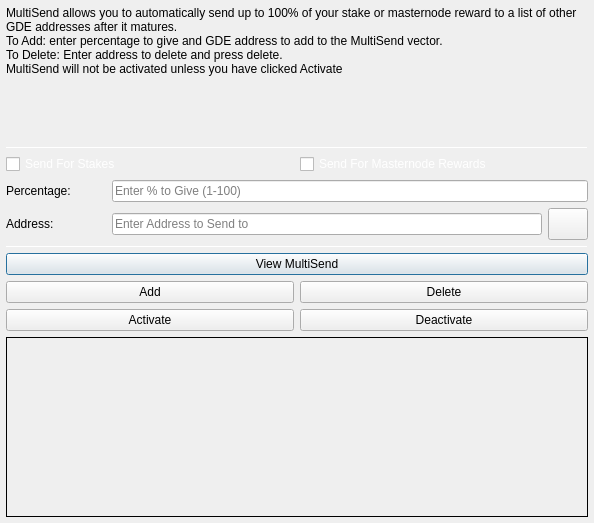
<?xml version="1.0" encoding="UTF-8"?>
<ui version="4.0">
 <class>MultiSendDialog</class>
 <widget class="QDialog" name="MultiSendDialog">
  <property name="windowModality">
   <enum>Qt::NonModal</enum>
  </property>
  <property name="geometry">
   <rect>
    <x>0</x>
    <y>0</y>
    <width>594</width>
    <height>523</height>
   </rect>
  </property>
  <property name="windowTitle">
   <string>MultiSend</string>
  </property>
  <layout class="QVBoxLayout" name="verticalLayout" stretch="0">
   <property name="leftMargin">
    <number>6</number>
   </property>
   <property name="topMargin">
    <number>6</number>
   </property>
   <property name="rightMargin">
    <number>6</number>
   </property>
   <property name="bottomMargin">
    <number>6</number>
   </property>
   <item>
    <layout class="QVBoxLayout" name="verticalLayout_Main" stretch="1,1,1,1,1,1">
     <item>
      <widget class="QLabel" name="label_2">
       <property name="lineWidth">
        <number>1</number>
       </property>
       <property name="text">
        <string>MultiSend allows you to automatically send up to 100% of your stake or masternode reward to a list of other GDE addresses after it matures.
To Add: enter percentage to give and GDE address to add to the MultiSend vector.
To Delete: Enter address to delete and press delete.
MultiSend will not be activated unless you have clicked Activate</string>
       </property>
       <property name="alignment">
        <set>Qt::AlignLeading|Qt::AlignLeft|Qt::AlignTop</set>
       </property>
       <property name="wordWrap">
        <bool>true</bool>
       </property>
      </widget>
     </item>
     <item>
      <widget class="Line" name="line">
       <property name="minimumSize">
        <size>
         <width>0</width>
         <height>1</height>
        </size>
       </property>
       <property name="maximumSize">
        <size>
         <width>16777215</width>
         <height>1</height>
        </size>
       </property>
       <property name="orientation">
        <enum>Qt::Horizontal</enum>
       </property>
      </widget>
     </item>
     <item>
      <layout class="QVBoxLayout" name="verticalLayout_Settings">
       <item>
        <layout class="QHBoxLayout" name="horizontalLayout">
         <item>
          <widget class="QCheckBox" name="multiSendStakeCheckBox">
           <property name="styleSheet">
            <string notr="true">color:white;</string>
           </property>
           <property name="text">
            <string>Send For Stakes</string>
           </property>
          </widget>
         </item>
         <item>
          <widget class="QCheckBox" name="multiSendMasternodeCheckBox">
           <property name="styleSheet">
            <string notr="true">color:white;</string>
           </property>
           <property name="text">
            <string>Send For Masternode Rewards</string>
           </property>
          </widget>
         </item>
        </layout>
       </item>
       <item>
        <layout class="QHBoxLayout" name="horizontalLayout_6">
         <item>
          <widget class="QLabel" name="label">
           <property name="minimumSize">
            <size>
             <width>100</width>
             <height>0</height>
            </size>
           </property>
           <property name="toolTip">
            <string>Percentage of stake to send</string>
           </property>
           <property name="text">
            <string>Percentage:</string>
           </property>
          </widget>
         </item>
         <item>
          <widget class="QLineEdit" name="multiSendPercentEdit">
           <property name="toolTip">
            <string>Enter whole numbers 1 - 100</string>
           </property>
           <property name="placeholderText">
            <string>Enter % to Give (1-100)</string>
           </property>
          </widget>
         </item>
        </layout>
       </item>
       <item>
        <layout class="QHBoxLayout" name="horizontalLayout_7">
         <item>
          <widget class="QLabel" name="label_5">
           <property name="minimumSize">
            <size>
             <width>100</width>
             <height>0</height>
            </size>
           </property>
           <property name="toolTip">
            <string>Address to send portion of stake to</string>
           </property>
           <property name="text">
            <string>Address:</string>
           </property>
          </widget>
         </item>
         <item>
          <widget class="QLineEdit" name="multiSendAddressEdit">
           <property name="toolTip">
            <string/>
           </property>
           <property name="placeholderText">
            <string>Enter Address to Send to</string>
           </property>
          </widget>
         </item>
         <item>
          <widget class="QPushButton" name="addressBookButton">
           <property name="maximumSize">
            <size>
             <width>16777215</width>
             <height>32</height>
            </size>
           </property>
           <property name="toolTip">
            <string>Choose an address from the address book</string>
           </property>
           <property name="text">
            <string/>
           </property>
           <property name="icon">
            <iconset resource="../goldegg.qrc">
             <normaloff>:/icons/address-book</normaloff>:/icons/address-book</iconset>
           </property>
           <property name="shortcut">
            <string>Alt+A</string>
           </property>
           <property name="autoDefault">
            <bool>false</bool>
           </property>
          </widget>
         </item>
        </layout>
       </item>
      </layout>
     </item>
     <item>
      <widget class="Line" name="line_2">
       <property name="minimumSize">
        <size>
         <width>0</width>
         <height>1</height>
        </size>
       </property>
       <property name="maximumSize">
        <size>
         <width>16777215</width>
         <height>1</height>
        </size>
       </property>
       <property name="orientation">
        <enum>Qt::Horizontal</enum>
       </property>
      </widget>
     </item>
     <item>
      <layout class="QVBoxLayout" name="verticalLayout_Buttons">
       <item>
        <layout class="QHBoxLayout" name="horizontalLayout_4">
         <item>
          <widget class="QPushButton" name="viewButton">
           <property name="toolTip">
            <string/>
           </property>
           <property name="statusTip">
            <string>View MultiSend Vector</string>
           </property>
           <property name="text">
            <string>View MultiSend</string>
           </property>
          </widget>
         </item>
        </layout>
       </item>
       <item>
        <layout class="QHBoxLayout" name="horizontalLayout_2">
         <item>
          <widget class="QPushButton" name="addButton">
           <property name="toolTip">
            <string/>
           </property>
           <property name="statusTip">
            <string>Add to MultiSend Vector</string>
           </property>
           <property name="text">
            <string>Add</string>
           </property>
          </widget>
         </item>
         <item>
          <widget class="QPushButton" name="deleteButton">
           <property name="toolTip">
            <string/>
           </property>
           <property name="statusTip">
            <string>Delete Address From MultiSend Vector</string>
           </property>
           <property name="text">
            <string>Delete</string>
           </property>
          </widget>
         </item>
        </layout>
       </item>
       <item>
        <layout class="QHBoxLayout" name="horizontalLayout_5">
         <item>
          <widget class="QPushButton" name="activateButton">
           <property name="statusTip">
            <string>Activate MultiSend</string>
           </property>
           <property name="text">
            <string>Activate</string>
           </property>
          </widget>
         </item>
         <item>
          <widget class="QPushButton" name="disableButton">
           <property name="statusTip">
            <string>Deactivate MultiSend</string>
           </property>
           <property name="text">
            <string>Deactivate</string>
           </property>
          </widget>
         </item>
        </layout>
       </item>
      </layout>
     </item>
     <item>
      <widget class="QLabel" name="message">
       <property name="minimumSize">
        <size>
         <width>0</width>
         <height>180</height>
        </size>
       </property>
       <property name="frameShape">
        <enum>QFrame::Panel</enum>
       </property>
       <property name="frameShadow">
        <enum>QFrame::Plain</enum>
       </property>
       <property name="lineWidth">
        <number>1</number>
       </property>
       <property name="midLineWidth">
        <number>1</number>
       </property>
       <property name="text">
        <string/>
       </property>
       <property name="alignment">
        <set>Qt::AlignLeading|Qt::AlignLeft|Qt::AlignTop</set>
       </property>
       <property name="wordWrap">
        <bool>true</bool>
       </property>
      </widget>
     </item>
    </layout>
   </item>
  </layout>
 </widget>
 <resources>
  <include location="../goldegg.qrc"/>
 </resources>
 <connections/>
</ui>
